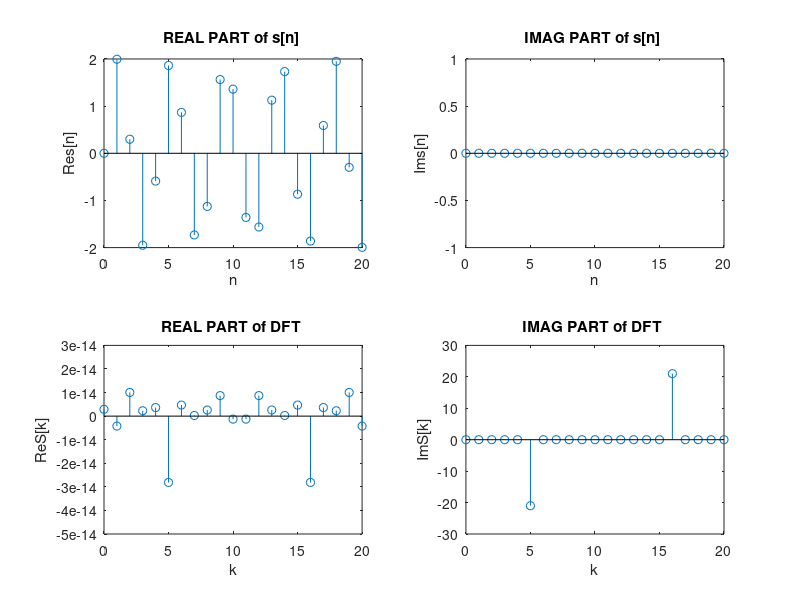

Source code (MATLAB):

A=2.0;
f_0=1/21;
f_0=5*f_0;
nn=0:20;
fi=pi/2;

s=A*sin(2*pi*f_0*nn + 0);

S=fft(s);

kk=nn;

subplot(221)
stem(nn,real(s))
title( 'REAL PART of s[n] ' ) , xlabel( 'n'), ylabel('Re{s[n]}')

subplot(222)
stem(nn,imag(s))
title( 'IMAG PART of s[n] ' ) , xlabel( 'n'), ylabel('Im{s[n]}')

subplot(223)
stem(kk,real(S))
title( 'REAL PART of DFT ' ) , xlabel( 'k'), ylabel('Re{S[k]}')

subplot(224)
stem(kk,imag(S))
title( 'IMAG PART of DFT ' ) , xlabel( 'k'), ylabel('Im{S[k]}')


